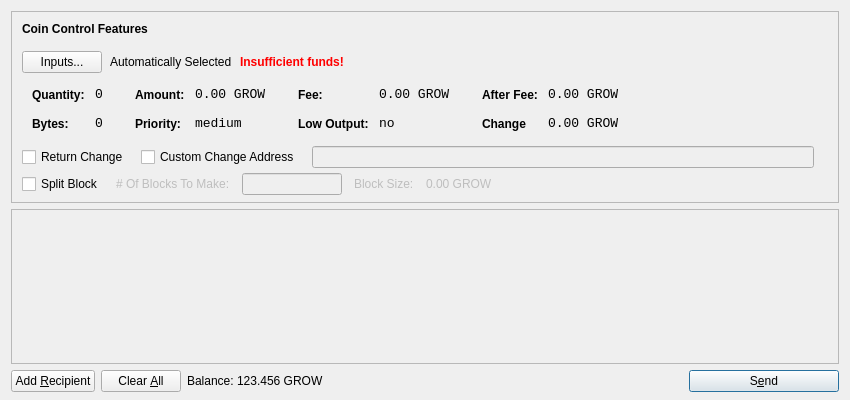
<?xml version="1.0" encoding="UTF-8"?>
<ui version="4.0">
 <class>SendCoinsDialog</class>
 <widget class="QDialog" name="SendCoinsDialog">
  <property name="geometry">
   <rect>
    <x>0</x>
    <y>0</y>
    <width>850</width>
    <height>400</height>
   </rect>
  </property>
  <property name="windowTitle">
   <string>Send Coins</string>
  </property>
  <layout class="QVBoxLayout" name="verticalLayout" stretch="0,1,0">
   <property name="bottomMargin">
    <number>8</number>
   </property>
   <item>
    <widget class="QFrame" name="frameCoinControl">
     <property name="sizePolicy">
      <sizepolicy hsizetype="Expanding" vsizetype="Expanding">
       <horstretch>0</horstretch>
       <verstretch>0</verstretch>
      </sizepolicy>
     </property>
     <property name="maximumSize">
      <size>
       <width>16777215</width>
       <height>16777215</height>
      </size>
     </property>
     <property name="frameShape">
      <enum>QFrame::StyledPanel</enum>
     </property>
     <property name="frameShadow">
      <enum>QFrame::Sunken</enum>
     </property>
     <layout class="QVBoxLayout" name="verticalLayoutCoinControl2">
      <property name="spacing">
       <number>6</number>
      </property>
      <property name="leftMargin">
       <number>0</number>
      </property>
      <property name="topMargin">
       <number>0</number>
      </property>
      <property name="rightMargin">
       <number>0</number>
      </property>
      <property name="bottomMargin">
       <number>6</number>
      </property>
      <item>
       <layout class="QVBoxLayout" name="verticalLayoutCoinControl" stretch="0,0,0,0,1">
        <property name="spacing">
         <number>0</number>
        </property>
        <property name="leftMargin">
         <number>10</number>
        </property>
        <property name="topMargin">
         <number>10</number>
        </property>
        <item>
         <layout class="QHBoxLayout" name="horizontalLayoutCoinControl1">
          <property name="bottomMargin">
           <number>15</number>
          </property>
          <item>
           <widget class="QLabel" name="labelCoinControlFeatures">
            <property name="sizePolicy">
             <sizepolicy hsizetype="Preferred" vsizetype="Maximum">
              <horstretch>0</horstretch>
              <verstretch>0</verstretch>
             </sizepolicy>
            </property>
            <property name="font">
             <font>
              <weight>75</weight>
              <bold>true</bold>
             </font>
            </property>
            <property name="styleSheet">
             <string notr="true">font-weight:bold;</string>
            </property>
            <property name="text">
             <string>Coin Control Features</string>
            </property>
           </widget>
          </item>
         </layout>
        </item>
        <item>
         <layout class="QHBoxLayout" name="horizontalLayoutCoinControl2" stretch="0,0,0,0">
          <property name="spacing">
           <number>8</number>
          </property>
          <property name="bottomMargin">
           <number>10</number>
          </property>
          <item>
           <widget class="QPushButton" name="pushButtonCoinControl">
            <property name="styleSheet">
             <string notr="true"/>
            </property>
            <property name="text">
             <string>Inputs...</string>
            </property>
           </widget>
          </item>
          <item>
           <widget class="QLabel" name="labelCoinControlAutomaticallySelected">
            <property name="text">
             <string>Automatically Selected</string>
            </property>
            <property name="margin">
             <number>5</number>
            </property>
           </widget>
          </item>
          <item>
           <widget class="QLabel" name="labelCoinControlInsuffFunds">
            <property name="font">
             <font>
              <weight>75</weight>
              <bold>true</bold>
             </font>
            </property>
            <property name="styleSheet">
             <string notr="true">color:red;font-weight:bold;</string>
            </property>
            <property name="text">
             <string>Insufficient funds!</string>
            </property>
            <property name="margin">
             <number>5</number>
            </property>
           </widget>
          </item>
          <item>
           <spacer name="horizontalSpacerCoinControl">
            <property name="orientation">
             <enum>Qt::Horizontal</enum>
            </property>
            <property name="sizeHint" stdset="0">
             <size>
              <width>40</width>
              <height>1</height>
             </size>
            </property>
           </spacer>
          </item>
         </layout>
        </item>
        <item>
         <widget class="QWidget" name="widgetCoinControl" native="true">
          <property name="sizePolicy">
           <sizepolicy hsizetype="Preferred" vsizetype="Preferred">
            <horstretch>0</horstretch>
            <verstretch>0</verstretch>
           </sizepolicy>
          </property>
          <property name="minimumSize">
           <size>
            <width>0</width>
            <height>0</height>
           </size>
          </property>
          <property name="styleSheet">
           <string notr="true"/>
          </property>
          <layout class="QHBoxLayout" name="horizontalLayoutCoinControl5">
           <property name="margin">
            <number>0</number>
           </property>
           <item>
            <layout class="QHBoxLayout" name="horizontalLayoutCoinControl3" stretch="0,0,0,1">
             <property name="spacing">
              <number>20</number>
             </property>
             <property name="topMargin">
              <number>0</number>
             </property>
             <property name="bottomMargin">
              <number>10</number>
             </property>
             <item>
              <layout class="QFormLayout" name="formLayoutCoinControl1">
               <property name="horizontalSpacing">
                <number>10</number>
               </property>
               <property name="verticalSpacing">
                <number>14</number>
               </property>
               <property name="leftMargin">
                <number>10</number>
               </property>
               <property name="topMargin">
                <number>4</number>
               </property>
               <property name="rightMargin">
                <number>6</number>
               </property>
               <item row="0" column="0">
                <widget class="QLabel" name="labelCoinControlQuantityText">
                 <property name="styleSheet">
                  <string notr="true">font-weight:bold;</string>
                 </property>
                 <property name="text">
                  <string>Quantity:</string>
                 </property>
                 <property name="margin">
                  <number>0</number>
                 </property>
                </widget>
               </item>
               <item row="0" column="1">
                <widget class="QLabel" name="labelCoinControlQuantity">
                 <property name="font">
                  <font>
                   <family>Monospace</family>
                   <pointsize>10</pointsize>
                  </font>
                 </property>
                 <property name="cursor">
                  <cursorShape>IBeamCursor</cursorShape>
                 </property>
                 <property name="contextMenuPolicy">
                  <enum>Qt::ActionsContextMenu</enum>
                 </property>
                 <property name="text">
                  <string>0</string>
                 </property>
                 <property name="margin">
                  <number>0</number>
                 </property>
                 <property name="textInteractionFlags">
                  <set>Qt::LinksAccessibleByMouse|Qt::TextSelectableByKeyboard|Qt::TextSelectableByMouse</set>
                 </property>
                </widget>
               </item>
               <item row="1" column="0">
                <widget class="QLabel" name="labelCoinControlBytesText">
                 <property name="styleSheet">
                  <string notr="true">font-weight:bold;</string>
                 </property>
                 <property name="text">
                  <string>Bytes:</string>
                 </property>
                </widget>
               </item>
               <item row="1" column="1">
                <widget class="QLabel" name="labelCoinControlBytes">
                 <property name="font">
                  <font>
                   <family>Monospace</family>
                   <pointsize>10</pointsize>
                  </font>
                 </property>
                 <property name="cursor">
                  <cursorShape>IBeamCursor</cursorShape>
                 </property>
                 <property name="contextMenuPolicy">
                  <enum>Qt::ActionsContextMenu</enum>
                 </property>
                 <property name="text">
                  <string>0</string>
                 </property>
                 <property name="textInteractionFlags">
                  <set>Qt::LinksAccessibleByMouse|Qt::TextSelectableByKeyboard|Qt::TextSelectableByMouse</set>
                 </property>
                </widget>
               </item>
              </layout>
             </item>
             <item>
              <layout class="QFormLayout" name="formLayoutCoinControl2">
               <property name="horizontalSpacing">
                <number>10</number>
               </property>
               <property name="verticalSpacing">
                <number>14</number>
               </property>
               <property name="leftMargin">
                <number>6</number>
               </property>
               <property name="topMargin">
                <number>4</number>
               </property>
               <property name="rightMargin">
                <number>6</number>
               </property>
               <item row="0" column="0">
                <widget class="QLabel" name="labelCoinControlAmountText">
                 <property name="styleSheet">
                  <string notr="true">font-weight:bold;</string>
                 </property>
                 <property name="text">
                  <string>Amount:</string>
                 </property>
                 <property name="margin">
                  <number>0</number>
                 </property>
                </widget>
               </item>
               <item row="0" column="1">
                <widget class="QLabel" name="labelCoinControlAmount">
                 <property name="font">
                  <font>
                   <family>Monospace</family>
                   <pointsize>10</pointsize>
                  </font>
                 </property>
                 <property name="cursor">
                  <cursorShape>IBeamCursor</cursorShape>
                 </property>
                 <property name="contextMenuPolicy">
                  <enum>Qt::ActionsContextMenu</enum>
                 </property>
                 <property name="text">
                  <string>0.00 GROW</string>
                 </property>
                 <property name="textInteractionFlags">
                  <set>Qt::LinksAccessibleByMouse|Qt::TextSelectableByKeyboard|Qt::TextSelectableByMouse</set>
                 </property>
                </widget>
               </item>
               <item row="1" column="0">
                <widget class="QLabel" name="labelCoinControlPriorityText">
                 <property name="styleSheet">
                  <string notr="true">font-weight:bold;</string>
                 </property>
                 <property name="text">
                  <string>Priority:</string>
                 </property>
                </widget>
               </item>
               <item row="1" column="1">
                <widget class="QLabel" name="labelCoinControlPriority">
                 <property name="font">
                  <font>
                   <family>Monospace</family>
                   <pointsize>10</pointsize>
                  </font>
                 </property>
                 <property name="cursor">
                  <cursorShape>IBeamCursor</cursorShape>
                 </property>
                 <property name="contextMenuPolicy">
                  <enum>Qt::ActionsContextMenu</enum>
                 </property>
                 <property name="text">
                  <string>medium</string>
                 </property>
                 <property name="textInteractionFlags">
                  <set>Qt::LinksAccessibleByMouse|Qt::TextSelectableByKeyboard|Qt::TextSelectableByMouse</set>
                 </property>
                </widget>
               </item>
              </layout>
             </item>
             <item>
              <layout class="QFormLayout" name="formLayoutCoinControl3">
               <property name="horizontalSpacing">
                <number>10</number>
               </property>
               <property name="verticalSpacing">
                <number>14</number>
               </property>
               <property name="leftMargin">
                <number>6</number>
               </property>
               <property name="topMargin">
                <number>4</number>
               </property>
               <property name="rightMargin">
                <number>6</number>
               </property>
               <item row="0" column="0">
                <widget class="QLabel" name="labelCoinControlFeeText">
                 <property name="styleSheet">
                  <string notr="true">font-weight:bold;</string>
                 </property>
                 <property name="text">
                  <string>Fee:</string>
                 </property>
                 <property name="margin">
                  <number>0</number>
                 </property>
                </widget>
               </item>
               <item row="0" column="1">
                <widget class="QLabel" name="labelCoinControlFee">
                 <property name="font">
                  <font>
                   <family>Monospace</family>
                   <pointsize>10</pointsize>
                  </font>
                 </property>
                 <property name="cursor">
                  <cursorShape>IBeamCursor</cursorShape>
                 </property>
                 <property name="contextMenuPolicy">
                  <enum>Qt::ActionsContextMenu</enum>
                 </property>
                 <property name="text">
                  <string>0.00 GROW</string>
                 </property>
                 <property name="textInteractionFlags">
                  <set>Qt::LinksAccessibleByMouse|Qt::TextSelectableByKeyboard|Qt::TextSelectableByMouse</set>
                 </property>
                </widget>
               </item>
               <item row="1" column="0">
                <widget class="QLabel" name="labelCoinControlLowOutputText">
                 <property name="styleSheet">
                  <string notr="true">font-weight:bold;</string>
                 </property>
                 <property name="text">
                  <string>Low Output:</string>
                 </property>
                </widget>
               </item>
               <item row="1" column="1">
                <widget class="QLabel" name="labelCoinControlLowOutput">
                 <property name="font">
                  <font>
                   <family>Monospace</family>
                   <pointsize>10</pointsize>
                  </font>
                 </property>
                 <property name="cursor">
                  <cursorShape>IBeamCursor</cursorShape>
                 </property>
                 <property name="contextMenuPolicy">
                  <enum>Qt::ActionsContextMenu</enum>
                 </property>
                 <property name="text">
                  <string>no</string>
                 </property>
                 <property name="textInteractionFlags">
                  <set>Qt::LinksAccessibleByMouse|Qt::TextSelectableByKeyboard|Qt::TextSelectableByMouse</set>
                 </property>
                </widget>
               </item>
              </layout>
             </item>
             <item>
              <layout class="QFormLayout" name="formLayoutCoinControl4">
               <property name="fieldGrowthPolicy"> 
                 <enum>QFormLayout::AllNonFixedFieldsGrow</enum> 
                </property>			  
               <property name="horizontalSpacing">
                <number>10</number>
               </property>
               <property name="verticalSpacing">
                <number>14</number>
               </property>
               <property name="leftMargin">
                <number>6</number>
               </property>
               <property name="topMargin">
                <number>4</number>
               </property>
               <property name="rightMargin">
                <number>6</number>
               </property>
               <item row="0" column="0">
                <widget class="QLabel" name="labelCoinControlAfterFeeText">
                 <property name="styleSheet">
                  <string notr="true">font-weight:bold;</string>
                 </property>
                 <property name="text">
                  <string>After Fee:</string>
                 </property>
                 <property name="margin">
                  <number>0</number>
                 </property>
                </widget>
               </item>
               <item row="0" column="1">
                <widget class="QLabel" name="labelCoinControlAfterFee">
                 <property name="font">
                  <font>
                   <family>Monospace</family>
                   <pointsize>10</pointsize>
                  </font>
                 </property>
                 <property name="cursor">
                  <cursorShape>IBeamCursor</cursorShape>
                 </property>
                 <property name="contextMenuPolicy">
                  <enum>Qt::ActionsContextMenu</enum>
                 </property>
                 <property name="text">
                  <string>0.00 GROW</string>
                 </property>
                 <property name="textInteractionFlags">
                  <set>Qt::LinksAccessibleByMouse|Qt::TextSelectableByKeyboard|Qt::TextSelectableByMouse</set>
                 </property>
                </widget>
               </item>
               <item row="1" column="0">
                <widget class="QLabel" name="labelCoinControlChangeText">
                 <property name="styleSheet">
                  <string notr="true">font-weight:bold;</string>
                 </property>
                 <property name="text">
                  <string>Change</string>
                 </property>
                </widget>
               </item>
               <item row="1" column="1">
                <widget class="QLabel" name="labelCoinControlChange">
                 <property name="font">
                  <font>
                   <family>Monospace</family>
                   <pointsize>10</pointsize>
                  </font>
                 </property>
                 <property name="cursor">
                  <cursorShape>IBeamCursor</cursorShape>
                 </property>
                 <property name="contextMenuPolicy">
                  <enum>Qt::ActionsContextMenu</enum>
                 </property>
                 <property name="text">
                  <string>0.00 GROW</string>
                 </property>
                 <property name="textInteractionFlags">
                  <set>Qt::LinksAccessibleByMouse|Qt::TextSelectableByKeyboard|Qt::TextSelectableByMouse</set>
                 </property>
                </widget>
               </item>
              </layout>
             </item>
            </layout>
           </item>
          </layout>
         </widget>
        </item>
        <item>
        <layout class="QHBoxLayout" name="horizontalLayoutCoinControl4" stretch="0,0,0,0">
          <property name="spacing">
           <number>12</number>
          </property>
          <property name="sizeConstraint">
           <enum>QLayout::SetDefaultConstraint</enum>
          </property>
          <property name="topMargin">
           <number>5</number>
          </property>
          <property name="rightMargin">
           <number>5</number>
          </property>
          <item>
		  <widget class="QCheckBox" name="returnChangeCheckBox">
 		  <property name="text">
 		  <string>Return Change</string>
 		  </property>
		  </widget>
 		  </item>
 		  <item>		  
           <widget class="QCheckBox" name="checkBoxCoinControlChange">
            <property name="text">
             <string>Custom Change Address</string>
            </property>
           </widget>
          </item>
          <item>
           <widget class="QLineEdit" name="lineEditCoinControlChange">
            <property name="enabled">
             <bool>false</bool>
            </property>
            <property name="sizePolicy">
             <sizepolicy hsizetype="Expanding" vsizetype="Fixed">
              <horstretch>0</horstretch>
              <verstretch>0</verstretch>
             </sizepolicy>
            </property>
           </widget>
          </item>
          <item>
           <widget class="QLabel" name="labelCoinControlChangeLabel">
            <property name="sizePolicy">
             <sizepolicy hsizetype="Preferred" vsizetype="Expanding">
              <horstretch>0</horstretch>
              <verstretch>0</verstretch>
             </sizepolicy>
            </property>
            <property name="minimumSize">
             <size>
              <width>0</width>
              <height>0</height>
             </size>
            </property>
            <property name="text">
             <string/>
            </property>
            <property name="margin">
             <number>3</number>
            </property>
           </widget>
          </item>
         </layout>
        </item>
        <item>
         <layout class="QHBoxLayout" name="horizontalLayoutCoinControl4a" stretch="0,0,0,0">
           <property name="alignment" >
          <set>Qt::AlignLeft</set>
           </property>
           <property name="spacing">
            <number>12</number>
           </property>
           <property name="sizeConstraint">
            <enum>QLayout::SetDefaultConstraint</enum>
           </property>
           <property name="topMargin">
            <number>5</number>
           </property>
           <property name="rightMargin">
            <number>5</number>
           </property>
            <item> 
            <widget class="QCheckBox" name="splitBlockCheckBox"> 
             <property name="text"> 
              <string>Split Block</string> 
             </property> 
            </widget> 
           </item> 
           <item> 
            <widget class="QLabel" name="labelBlocksToMakeText"> 
             <property name="enabled"> 
              <bool>false</bool> 
             </property> 
             <property name="text"> 
              <string># Of Blocks To Make:</string> 
             </property> 
            </widget> 
           </item>
           <item> 
            <widget class="QLineEdit" name="splitBlockLineEdit"> 
             <property name="enabled"> 
              <bool>false</bool> 
             </property> 
             <property name="sizePolicy"> 
              <sizepolicy hsizetype="Fixed" vsizetype="Fixed"> 
               <horstretch>0</horstretch> 
               <verstretch>0</verstretch> 
              </sizepolicy> 
             </property> 
             <property name="maximumSize"> 
              <size> 
               <width>100</width> 
               <height>16777215</height> 
              </size> 
             </property> 
            </widget> 
           </item> 
           <item> 
            <widget class="QLabel" name="labelBlockSizeText"> 
             <property name="enabled"> 
              <bool>false</bool> 
             </property> 
             <property name="text"> 
              <string>Block Size:</string> 
             </property> 
            </widget> 
           </item> 
           <item> 
            <widget class="QLabel" name="labelBlockSize"> 
             <property name="enabled"> 
              <bool>false</bool> 
             </property> 
             <property name="text"> 
              <string>0.00 GROW</string> 
             </property>
            </widget> 
            </item>
          </layout>
         </item>
         <item>		
         <spacer name="verticalSpacerCoinControl">
          <property name="orientation">
           <enum>Qt::Vertical</enum>
          </property>
          <property name="sizeHint" stdset="0">
           <size>
            <width>800</width>
            <height>1</height>
           </size>
          </property>
         </spacer>
        </item>
       </layout>
      </item>
     </layout>
    </widget>
   </item>
   <item>
    <widget class="QScrollArea" name="scrollArea">
     <property name="widgetResizable">
      <bool>true</bool>
     </property>
     <widget class="QWidget" name="scrollAreaWidgetContents">
      <property name="geometry">
       <rect>
        <x>0</x>
        <y>0</y>
        <width>830</width>
        <height>172</height>
       </rect>
      </property>
      <layout class="QVBoxLayout" name="verticalLayout_2">
       <property name="margin">
        <number>0</number>
       </property>
       <item>
        <layout class="QVBoxLayout" name="entries">
         <property name="spacing">
          <number>6</number>
         </property>
        </layout>
       </item>
       <item>
        <spacer name="verticalSpacer">
         <property name="orientation">
          <enum>Qt::Vertical</enum>
         </property>
         <property name="sizeHint" stdset="0">
          <size>
           <width>20</width>
           <height>40</height>
          </size>
         </property>
        </spacer>
       </item>
      </layout>
     </widget>
    </widget>
   </item>
   <item>
    <layout class="QHBoxLayout" name="horizontalLayout">
     <item>
      <widget class="QPushButton" name="addButton">
       <property name="toolTip">
        <string>Send to multiple recipients at once</string>
       </property>
       <property name="text">
        <string>Add &amp;Recipient</string>
       </property>
       <property name="icon">
        <iconset resource="../bitcoin.qrc">
         <normaloff>:/icons/add</normaloff>:/icons/add</iconset>
       </property>
       <property name="autoDefault">
        <bool>false</bool>
       </property>
      </widget>
     </item>
     <item>
      <widget class="QPushButton" name="clearButton">
       <property name="sizePolicy">
        <sizepolicy hsizetype="Minimum" vsizetype="Fixed">
         <horstretch>0</horstretch>
         <verstretch>0</verstretch>
        </sizepolicy>
       </property>
       <property name="toolTip">
        <string>Remove all transaction fields</string>
       </property>
       <property name="text">
        <string>Clear &amp;All</string>
       </property>
       <property name="icon">
        <iconset resource="../bitcoin.qrc">
         <normaloff>:/icons/remove</normaloff>:/icons/remove</iconset>
       </property>
       <property name="autoRepeatDelay">
        <number>300</number>
       </property>
       <property name="autoDefault">
        <bool>false</bool>
       </property>
      </widget>
     </item>
     <item>
      <layout class="QHBoxLayout" name="horizontalLayout_2">
       <property name="spacing">
        <number>3</number>
       </property>
       <item>
        <widget class="QLabel" name="label">
         <property name="sizePolicy">
          <sizepolicy hsizetype="Preferred" vsizetype="Fixed">
           <horstretch>0</horstretch>
           <verstretch>0</verstretch>
          </sizepolicy>
         </property>
         <property name="text">
          <string>Balance:</string>
         </property>
        </widget>
       </item>
       <item>
        <widget class="QLabel" name="labelBalance">
         <property name="sizePolicy">
          <sizepolicy hsizetype="Preferred" vsizetype="Fixed">
           <horstretch>0</horstretch>
           <verstretch>0</verstretch>
          </sizepolicy>
         </property>
         <property name="cursor">
          <cursorShape>IBeamCursor</cursorShape>
         </property>
         <property name="text">
          <string>123.456 GROW</string>
         </property>
         <property name="textInteractionFlags">
          <set>Qt::LinksAccessibleByMouse|Qt::TextSelectableByKeyboard|Qt::TextSelectableByMouse</set>
         </property>
        </widget>
       </item>
      </layout>
     </item>
     <item>
      <spacer name="horizontalSpacer">
       <property name="orientation">
        <enum>Qt::Horizontal</enum>
       </property>
       <property name="sizeHint" stdset="0">
        <size>
         <width>40</width>
         <height>20</height>
        </size>
       </property>
      </spacer>
     </item>
     <item>
      <widget class="QPushButton" name="sendButton">
       <property name="minimumSize">
        <size>
         <width>150</width>
         <height>0</height>
        </size>
       </property>
       <property name="toolTip">
        <string>Confirm the send action</string>
       </property>
       <property name="text">
        <string>S&amp;end</string>
       </property>
       <property name="icon">
        <iconset resource="../bitcoin.qrc">
         <normaloff>:/icons/send</normaloff>:/icons/send</iconset>
       </property>
       <property name="default">
        <bool>true</bool>
       </property>
      </widget>
     </item>
    </layout>
   </item>
  </layout>
 </widget>
 <resources>
  <include location="../bitcoin.qrc"/>
 </resources>
 <connections/>
</ui>
